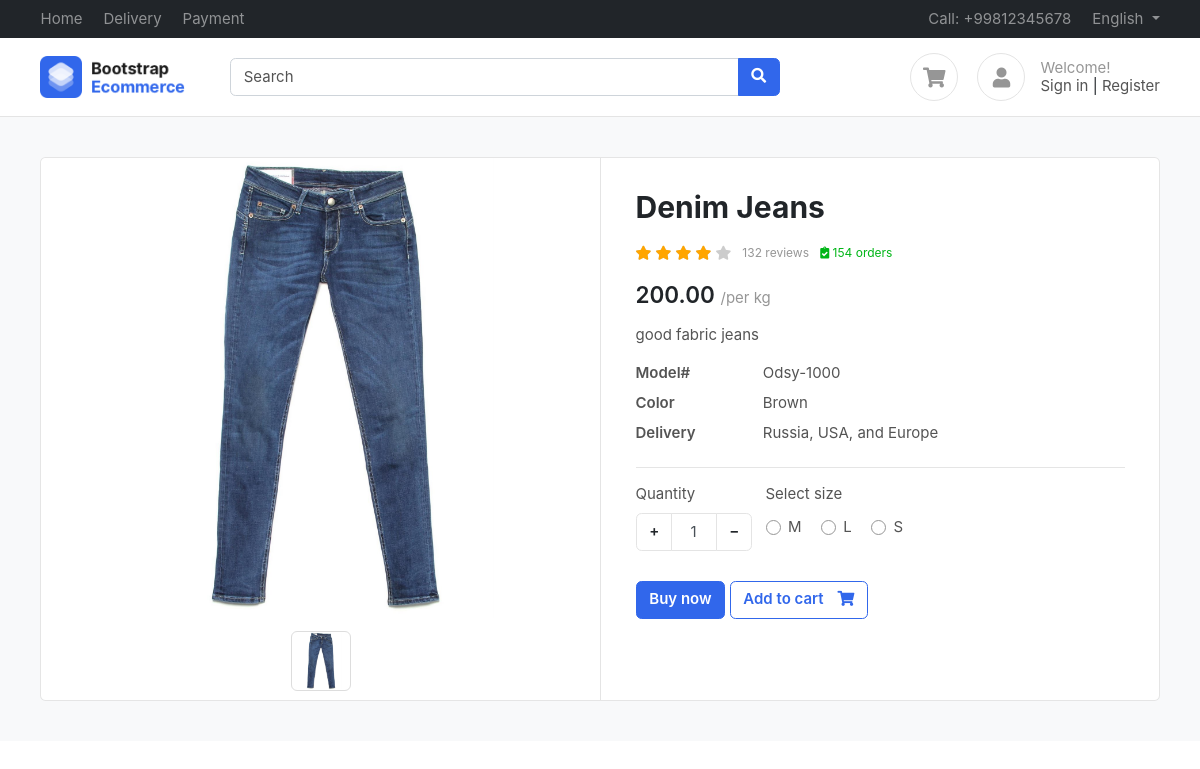
Screenshot of /product/denim-jeans/ with the database file from the repository.
### products/models.py (models this page shows, shortened)
class Products(BaseModel):
    products_name = models.CharField(max_length=100)
    slug = models.SlugField(unique=True, null=True, blank=True)
    products_category = models.ForeignKey(Category, on_delete=models.CASCADE, related_name='products')
    products_descriptions = models.TextField()
    products_price = models.IntegerField()
    products_size = models.ManyToManyField(SizeVariant, blank=True)
    products_color = models.ManyToManyField(ColorVariant, blank=True)

class ProductImage(BaseModel):
    product = models.ForeignKey(Products, on_delete=models.CASCADE, related_name='product_images')
    image = models.ImageField(upload_to='product')

class SizeVariant(BaseModel):
    size_name = models.CharField(max_length=100)
    price = models.IntegerField(default=0)

### products/views.py (the view)
# urls.py: path('<slug>/' , get_product , name="get_product"),
def get_product(request , slug):
    try:
        product = Products.objects.get(slug =slug)
        context = {'product' : product}
        if request.GET.get('size'):
            size = request.GET.get('size')
            price = product.get_product_price_by_size(size)
            context['selected_size'] = size
            context['updated_price'] = price
        return render(request  , 'product/product.html', context = context)
    except Exception as e:
        print(e)

### templates/product/product.html (shortened to what this page needs)
{% extends "base/base.html" %}
{% block start %}
<section class="section-content padding-y bg">
			<div class="container">
			<div class="card">
				<div class="row no-gutters">
					<aside class="col-md-6">
			<article class="gallery-wrap">
			<div class="img-big-wrap">
			  <div> <a href="#"><img src="/media/{{product.product_images.first.image}}"></a></div>
			</div>
			<div class="thumbs-wrap">
                {% for image in product.product_images.all  %}
                 <a href="#" class="item-thumb"> <img src="/media/{{image.image}}"></a>
                {% endfor %}
			</div>
			</article>
					</aside>
					<main class="col-md-6 border-left">
			<article class="content-body">
			<h2 class="title">{{product.products_name}}</h2>
			<div class="rating-wrap my-3">
				<ul class="rating-stars">
					<li style="width:80%" class="stars-active">
						<i class="fa fa-star"></i> <i class="fa fa-star"></i>
						<i class="fa fa-star"></i> <i class="fa fa-star"></i>
					</li>
					<li>
						<i class="fa fa-star"></i> <i class="fa fa-star"></i>
						<i class="fa fa-star"></i> <i class="fa fa-star"></i>
						<i class="fa fa-star"></i>
					</li>
				</ul>
				<small class="label-rating text-muted">132 reviews</small>
				<small class="label-rating text-success"> <i class="fa fa-clipboard-check"></i> 154 orders </small>
			</div>
			<div class="mb-3">
				<var class="price h4">
                    {% if updated_price %}
                    {{updated_price}}
                    {% else %}
                    {{product.products_price}}.00
                    {% endif %}
                </var>
				<span class="text-muted">/per kg</span>
			</div>
			<p>{{product.products_descriptions}}</p>
			<dl class="row">
			  <dt class="col-sm-3">Model#</dt>
			  <dd class="col-sm-9">Odsy-1000</dd>
			  <dt class="col-sm-3">Color</dt>
			  <dd class="col-sm-9">Brown</dd>
			  <dt class="col-sm-3">Delivery</dt>
			  <dd class="col-sm-9">Russia, USA, and Europe </dd>
			</dl>
			<hr>
				<div class="form-row">
					<div class="form-group col-md flex-grow-0">
						<label>Quantity</label>
						<div class="input-group mb-3 input-spinner">
						  <div class="input-group-prepend">
							<button class="btn btn-light" type="button" id="button-plus"> + </button>
						  </div>
						  <input type="text" class="form-control" value="1">
						  <div class="input-group-append">
							<button class="btn btn-light" type="button" id="button-minus"> − </button>
						  </div>
						</div>
					</div>
                    {% if product.products_size.count %}
					<div class="form-group col-md">
                    <label>Select size</label>
                    <div class="mt-1">
                      {% for size in product.products_size.all %}
                        <label class="custom-control custom-radio custom-control-inline">
                          <div class="custom-control-label">{{size.size_name}}</div>
                        </label>
                      {% endfor %}
                    </div>
            </div>
            {% endif %}
				</div>
				<a href="#" class="btn  btn-primary"> Buy now </a>
				<a href="{%url 'add_to_cart' product.uid %}?variant={{selected_size}}" class="btn  btn-outline-primary">
                    <span class="text">Add to cart</span> <i class="fas fa-shopping-cart"></i>  </a>
			</article>
					</main>
				</div>
			</div>
			</div>
			</section>
{% endblock %}

### public/static/css/ui.css (style rules this page uses)
html { font-family: 'Inter', sans-serif; font-size: 15px; }
.content-body { flex: 1 1 auto; padding: 2rem 2.3rem; }
.padding-y { padding-top: 40px; padding-bottom: 40px; }
var { font-style: normal; }
article:after, .form-group:after { display: block; clear: both; content: ""; }
.bg { background-color: #f8f9fa; }
.card .title { color: #212529; }
.btn-light { background-color: #fff; border-color: #e4e4e4; }
.btn .text + i { margin-left: 10px; }
dl[class="row"] { margin-bottom: 0; }
.price { font-weight: 600; color: #212529; }
.label-rating { margin-left: 7px; display: inline-block; vertical-align: middle; }
.rating-stars { display: inline-block; vertical-align: middle; list-style: none; margin: 0; padding: 0; position: relative; white-space: nowrap; clear: both; }
.rating-stars i { font-size: 14px; color: #ccc; display: inline; }
.rating-stars li { display: block; text-overflow: clip; white-space: nowrap; z-index: 1; }
.rating-stars li.stars-active { z-index: 2; position: absolute; top: 0; left: 0; overflow: hidden; }
.rating-stars li.stars-active i { color: orange; }
.input-spinner { width: 120px; flex-wrap: nowrap; display: inline-flex; }
.input-spinner input.form-control { text-align: center; max-width: 46px; flex-basis: 46px; border-color: #e4e4e4; flex-grow: 0; }
.input-spinner .btn { width: 36px; text-align: center; }
.gallery-wrap .img-big-wrap { margin-bottom: 10px; border-radius: 0.37rem; overflow: hidden; background-color: #fff; }
.gallery-wrap .img-big-wrap a { text-align: center; display: block; }
.gallery-wrap .img-big-wrap img { height: 460px; width: auto; display: inline-block; cursor: zoom-in; }
.gallery-wrap .thumbs-wrap { text-align: center; }
.gallery-wrap .thumbs-wrap .item-thumb { width: 60px; height: 60px; border: 1px solid #ddd; border-radius: 6px; margin: 3px; display: inline-block; overflow: hidden; }
.gallery-wrap .thumbs-wrap img { max-width: 100%; max-height: 100%; object-fit: cover; border-radius: 4px; cursor: zoom-in; }

### rows the page displays
Products: product_images.first.image (picture), products_name "Denim Jeans", products_price "200", products_descriptions "good fabric jeans"
ProductImage: image (picture)
SizeVariant: size_name "M"
SizeVariant: size_name "L"
SizeVariant: size_name "S"
